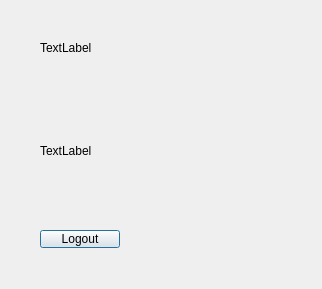
<?xml version="1.0" encoding="UTF-8"?>
<ui version="4.0">
 <class>WelcomeWindow</class>
 <widget class="QDialog" name="WelcomeWindow">
  <property name="geometry">
   <rect>
    <x>0</x>
    <y>0</y>
    <width>322</width>
    <height>289</height>
   </rect>
  </property>
  <property name="windowTitle">
   <string>Dialog</string>
  </property>
  <widget class="QLabel" name="label">
   <property name="geometry">
    <rect>
     <x>30</x>
     <y>40</y>
     <width>51</width>
     <height>16</height>
    </rect>
   </property>
   <property name="text">
    <string/>
   </property>
  </widget>
  <widget class="QLabel" name="NameLabel">
   <property name="geometry">
    <rect>
     <x>40</x>
     <y>40</y>
     <width>201</width>
     <height>16</height>
    </rect>
   </property>
   <property name="text">
    <string>TextLabel</string>
   </property>
  </widget>
  <widget class="QLabel" name="PictureLabel">
   <property name="geometry">
    <rect>
     <x>40</x>
     <y>80</y>
     <width>251</width>
     <height>141</height>
    </rect>
   </property>
   <property name="text">
    <string>TextLabel</string>
   </property>
  </widget>
  <widget class="QPushButton" name="LogoutButton">
   <property name="geometry">
    <rect>
     <x>40</x>
     <y>230</y>
     <width>80</width>
     <height>18</height>
    </rect>
   </property>
   <property name="text">
    <string>Logout</string>
   </property>
  </widget>
 </widget>
 <resources/>
 <connections/>
</ui>
